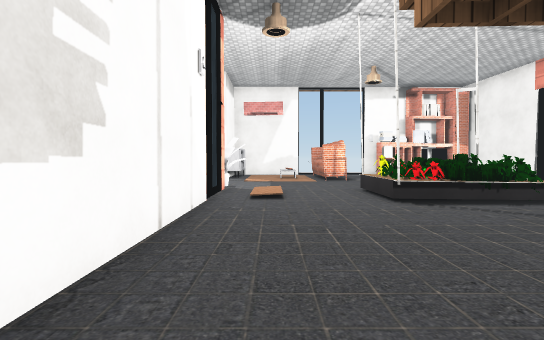
view 1 (above)

20 first-person views from a walk through a Unity game level. The camera is 1.4 m above the floor, tilts 2° down and sees 85° across. The floor is counted in squares, 1.81 m on a side. Each view is taken from the middle of a square. On the plan, view 1 faces up. The plan holds only what a view shows up to about 10 squares ahead; the rest is blank. The place goes on beyond the plan. The player is left out. Some surface patterns are stand-ins.

view 2
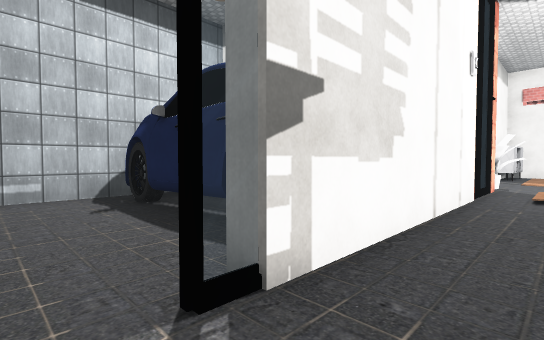

view 3
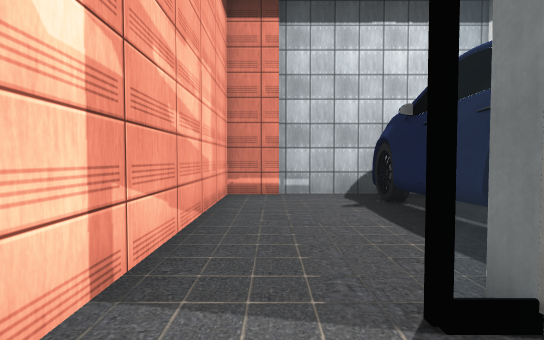

view 4
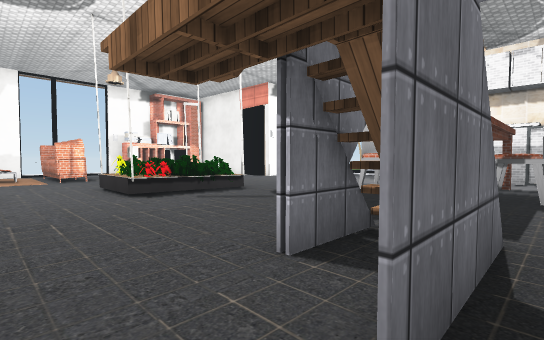

view 5
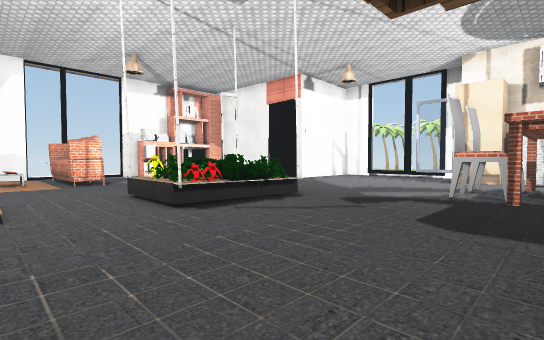

view 6
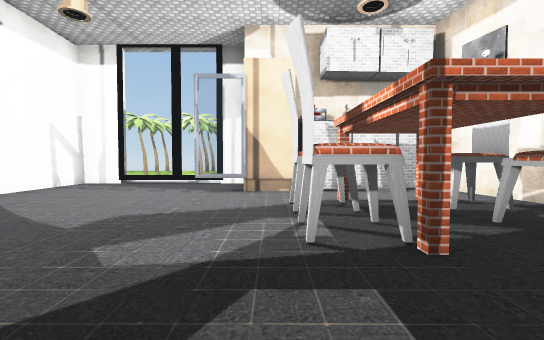

view 7
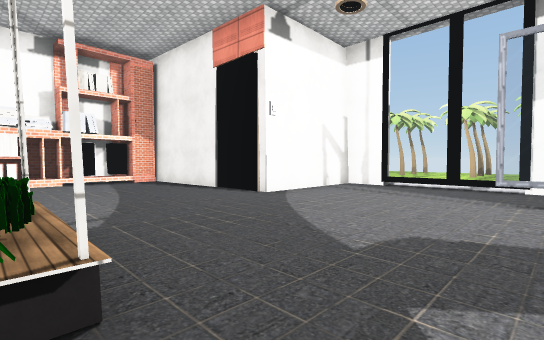

view 8
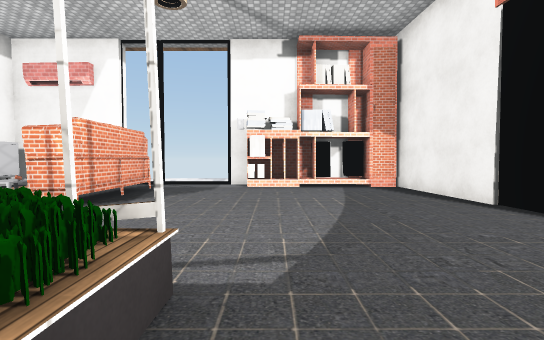

view 9
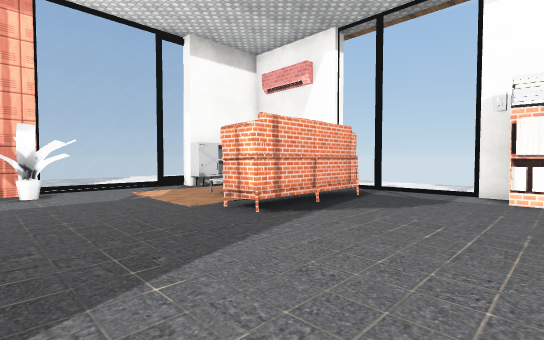

view 10
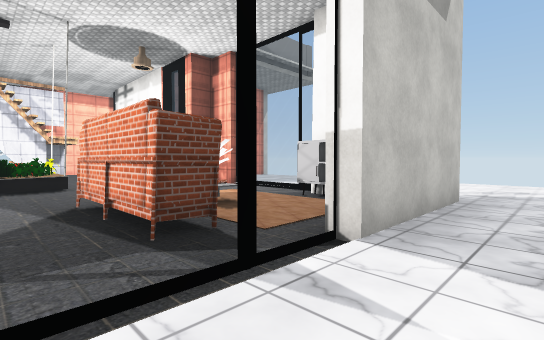

view 11
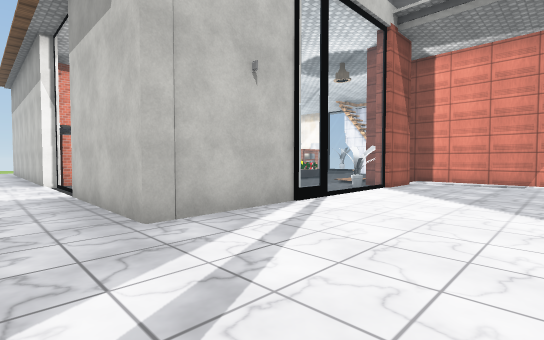

view 12
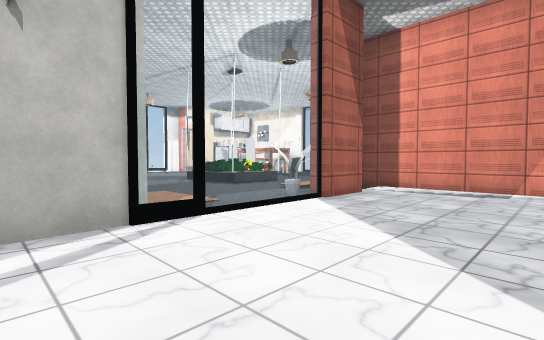

view 13
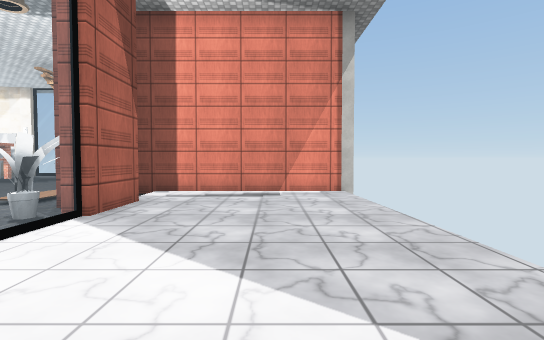

view 14
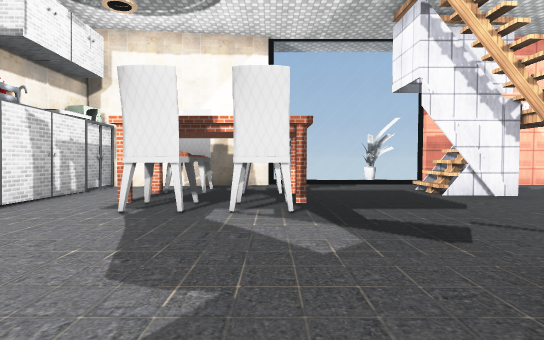

view 15
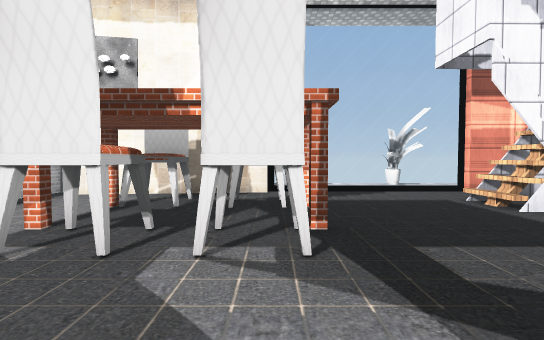

view 16
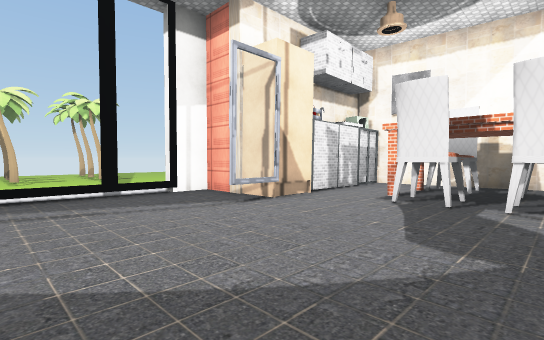

view 17
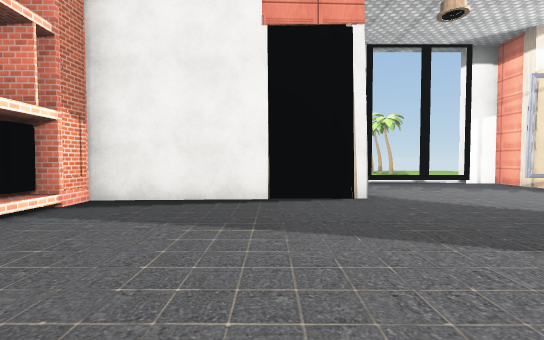

view 18
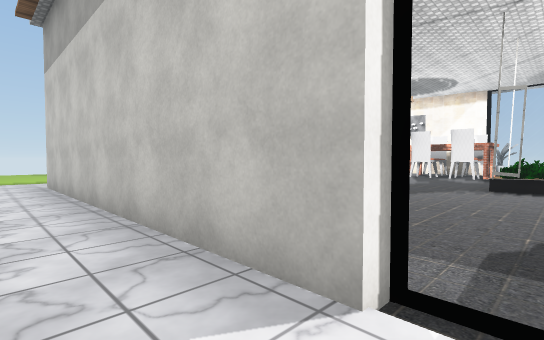

view 19
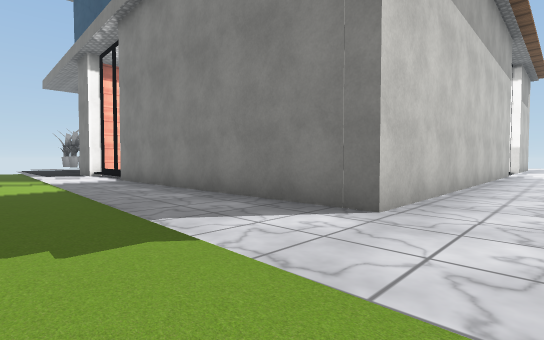

view 20
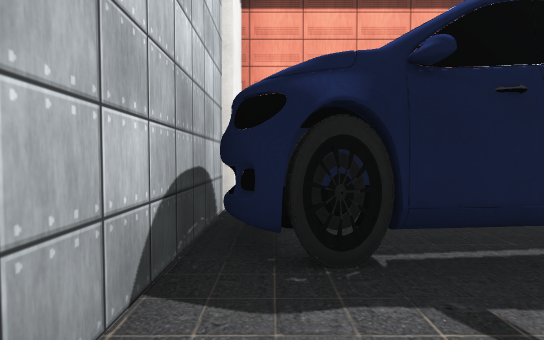

### Floor plan
Key: @ floor where view 1 was taken; # wall or solid block; . main floor; : floor 0.25 m higher than the main floor; - floor 0.25 m lower than the main floor; / step, stairs or slope; = window, fence, low wall or low ledge; ^ raised ledge; O other object.
Columns run from 7 left of view 1 to 17 right of it. Each row starts with its distance up from view 1.
 17  .....................:/-
 16  ....................../-
 15  ....####.#.#O########./-
 14  ....O...O.......    #./-
 13  ....O...O.......#   #./-
 12  ......OOO.......#   #./-
 11  ....... O.......#   #./-
 10  ................#   #./-
  9  ....#O..........#####.--
  8  ....#...#...........#.--
  7  ....##/..=#^..........--
  6  .....#/.==##........#.-
  5 #######................-
  4      #............O..#
  3 ###  O............OO##
  2 #OO  O........O.O..#
  1 #OO.. #..##........O
  0 #.....=@.##...O.O..#
 -1 #.......###........#
 -2 ##########....######
 -3           OO=OO
 -4           OO OO

Positions as (right, up) in squares from view 1, and headings:
1: (0, 0), facing up
2: (0, -1), facing up-left
3: (0, -1), facing left
4: (0, -1), facing up-right
5: (0, 1), facing up-right
6: (4, 3), facing right
7: (5, 4), facing up-right
8: (6, 6), facing up
9: (6, 8), facing up-left
10: (4, 17), facing down-left
11: (-6, 17), facing down-right
12: (-6, 14), facing down-right
13: (-5, 13), facing down
14: (7, 7), facing down
15: (7, 5), facing down
16: (7, 8), facing down-right
17: (4, 11), facing right
18: (4, 17), facing down-right
19: (17, 17), facing down-left
20: (-6, -1), facing up
